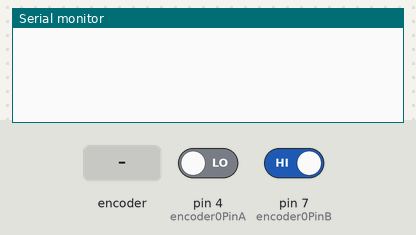
This sketch was run on a simulated Arduino Uno, built with avr-gcc and run on an emulated ATmega328P. Parts: the last lines printed to the serial monitor. The test bench sets the inputs (shaded band); at power-on: pin 4 (encoder0PinA) LOW, pin 7 (encoder0PinB) HIGH.

Above: at 1.2 s.
1.3 s: rotary encoder on pin 4 (encoder0PinA) / pin 7 (encoder0PinB) turned 1 step (first pin leading)
At 2.2 s:
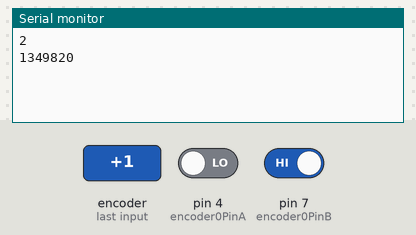
3.0 s: rotary encoder on pin 4 (encoder0PinA) / pin 7 (encoder0PinB) turned 1 step (first pin leading)
At 3.4 s:
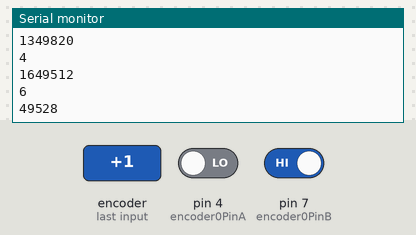
Timing chart, 0 to 6.0 s (numbered marks = the images above; inputs shaded):
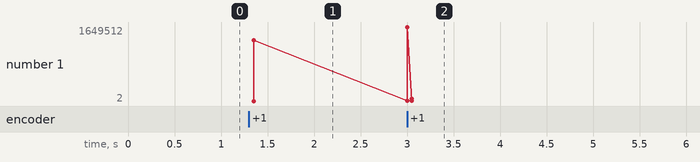

Measured:
- after the input at 1.3 s, the serial monitor: prints a new line after 0.05 s (image 1)
- after the input at 3.0 s, the serial monitor: prints a new line at once (image 2)
- plotted number 1: 1349820 → 49528 after the input at 3.0 s

The sketch:

simpleEncoderTest.ino
```cpp
#include <math.h>

int encoder0PinA = 4;
int encoder0PinB = 7;
int encoder0Pos = 0;

int sr = 0.01; // Sample rate (Delay Time)
unsigned long ticks = 16.0; // Number of ticks in the encoder
unsigned long ru = 0; // revolution microseconds
unsigned long t = 0; // Time since start (microseconds)

boolean pA = 0;
boolean pB = 1;
boolean cA = 0;
boolean cB = 0;

void setup() {
 pinMode (encoder0PinA,INPUT);
 pinMode (encoder0PinB,INPUT);
 Serial.begin (115200);
 t = micros();
}

void loop() {
 cA = ((digitalRead(encoder0PinA) == HIGH) && (digitalRead(encoder0PinB) == LOW));
 cB = ((digitalRead(encoder0PinB) == HIGH) && (digitalRead(encoder0PinA) == LOW));
//   Serial.print("cA: ");
//   Serial.println(cA);
//   Serial.print("cB: ");
//   Serial.println(cB);
//   Serial.print("Pos: ");
//   Serial.println(encoder0Pos);
//   Serial.println("");
 if (cA && pB) {
  pA = cA;
  pB = !cA;
  encoder0Pos += 2;
  ru = micros()-t;
  Serial.println(encoder0Pos);
  Serial.println(ru);
  Serial.println("");
  t = micros();
 } else if (cB && pA) {
  pB = cB;
  pA = !cB;
  encoder0Pos += 2;
  ru = micros()-t;
  Serial.println(encoder0Pos);
  Serial.println(ru);
  Serial.println("");
  t = micros();
 }
 delay(sr);
}
```
